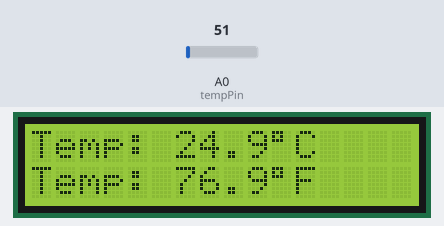
Simulated run of this sketch. Board: Arduino Uno, built with avr-gcc and run on an emulated ATmega328P. Parts: 16×2 character LCD. The inputs (shaded band) are chosen by the test bench; at power-on: A0 (tempPin) = 51.

Above: at 3.2 s.
3.3 s: A0 (tempPin) set to 23
At 4.6 s:
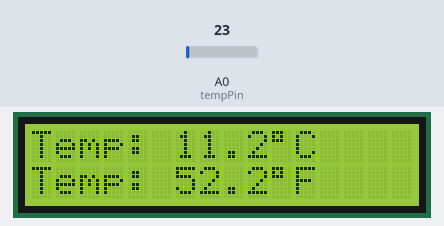
5.6 s: A0 (tempPin) set to 18
At 7.1 s:
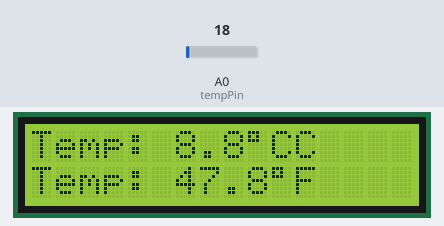
7.6 s: A0 (tempPin) set to 30
At 8.5 s:
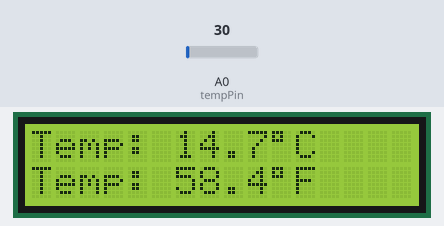
Timing chart, 0 to 10.6 s (numbered marks = the images above; inputs shaded):
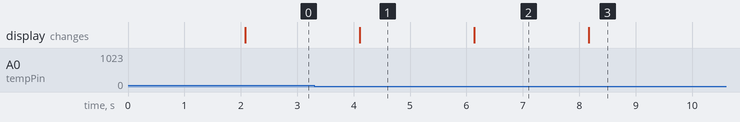

Measured:
- the behaviour switches between 21 and 20 on A0 (tempPin) (found by bisection; images 1 and 2)
- after the input at 3.3 s, the display: changes after 0.81 s (image 1)
- after the input at 5.6 s, the display: changes after 0.54 s (image 2)
- after the input at 7.6 s, the display: changes after 0.57 s (image 3)

The sketch:

Tem_metar.ino
```cpp
// Temperature Monitoring System using LM35 and HC-05
// Created by Harshal Sonawane

#include <SoftwareSerial.h>
#include <LiquidCrystal.h>

SoftwareSerial bluetooth(8, 9); // RX, TX
LiquidCrystal lcd(2, 3, 4, 5, 6, 7);

int tempPin = A0; // LM35 connected to A0

void setup() {
  Serial.begin(9600);
  bluetooth.begin(9600);
  lcd.begin(16, 2);
  lcd.print(" Temp Monitor ");
  delay(2000);
  lcd.clear();
}

void loop() {
  int analogValue = analogRead(tempPin);
  float millivolts = (analogValue / 1023.0) * 5000;
  float tempC = millivolts * 0.1;
  float tempF = tempC * 1.8 + 32;

  // Display on LCD
  lcd.setCursor(0, 0);
  lcd.print("Temp: ");
  lcd.print(tempC, 1);
  lcd.print((char)223);
  lcd.print("C");

  lcd.setCursor(0, 1);
  lcd.print("Temp: ");
  lcd.print(tempF, 1);
  lcd.print((char)223);
  lcd.print("F");

  // Send to Bluetooth (MIT App Inventor)
  bluetooth.print("S;");
  bluetooth.print(tempC, 0);
  bluetooth.print(";");
  bluetooth.print(tempF, 0);
  bluetooth.println(";");

  delay(1000); // Wait 1 second
}
```
